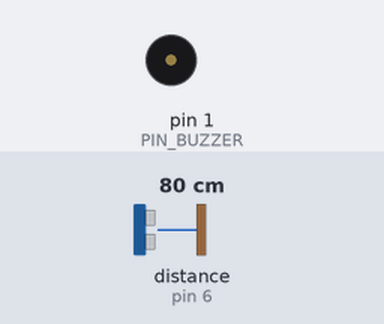
Bench run of a sketch on a simulated Arduino Uno, built with avr-gcc and run on an emulated ATmega328P. On the bench: buzzer (waves = sounding). Wiring (inferred from the names in the program): ultrasonic range finder: trigger pin 7; echo pin 6. The test bench sets the inputs (shaded band); at power-on: distance to the obstacle (sensor on pin 6) 80 cm. The echo pulse lasts 58.3 µs per cm; what the sketch prints to the serial monitor is not drawn.

Above: at 1.2 s.
1.3 s: distance to the obstacle (sensor on pin 6) set to 45 cm
2.8 s: distance to the obstacle (sensor on pin 6) set to 37 cm
At 2.98 s:
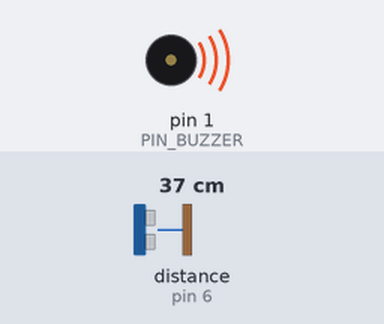
5.8 s: distance to the obstacle (sensor on pin 6) set to 18 cm
7.9 s: distance to the obstacle (sensor on pin 6) set to 14 cm
10.9 s: distance to the obstacle (sensor on pin 6) set to 12 cm
13.9 s: distance to the obstacle (sensor on pin 6) set to 9 cm
At 14.6 s:
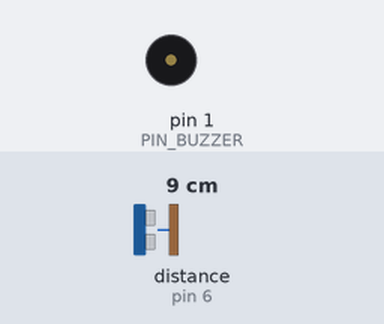
Timing chart, 0 to 16.7 s (numbered marks = the images above; inputs shaded):
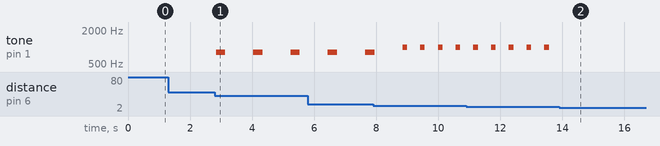

Measured:
- the behaviour switches between 41 and 40 cm on distance to the obstacle (sensor on pin 6) (found by bisection; images 0 and 1)
- the behaviour switches between 11 and 10 cm on distance to the obstacle (sensor on pin 6) (found by bisection; images 1 and 2)
- after the input at 1.3 s, every drawn part: stays the same
- after the input at 2.8 s, tone on pin 1 (PIN_BUZZER): alternates 800 Hz for 0.30 s and silent for 0.90 s, starting at once
- after the input at 13.9 s, tone on pin 1 (PIN_BUZZER): stops changing and stays silent

The sketch:

SistemaAlerta.ino
```cpp
#define PIN_TRIG 7
#define PIN_ECHO 6
#define PIN_BUZZER 1

void setup() {
  Serial.begin(115200);
  pinMode(PIN_TRIG, OUTPUT);
  pinMode(PIN_ECHO, INPUT);
  pinMode(PIN_BUZZER, OUTPUT);
}

void loop() {

  // Envia pulso para iniciar leitura do sensor ultrassônico
  digitalWrite(PIN_TRIG, LOW);
  delayMicroseconds(5);
  digitalWrite(PIN_TRIG, HIGH);
  delayMicroseconds(15);
  digitalWrite(PIN_TRIG, LOW);

  // Mede o tempo de resposta do eco
  long duration = pulseIn(PIN_ECHO, HIGH);

  // Converte o tempo em distância
  int distance = duration / 58;

  // Mostra no monitor serial
  Serial.print("Distância: ");
  Serial.print(distance);
  Serial.println(" cm");


  // Se a distância for menor que 10 cm, simula envio de POST
  if (distance < 10) {

    Serial.println("\n----- SIMULAÇÃO HTTP POST -----");
    delay(300);

    Serial.println("POST /api/acidente HTTP/1.1");
    delay(200);

    Serial.println("Host: servidor.com");
    delay(200);

    Serial.println("Content-Type: application/json");
    delay(200);

    Serial.println("Content-Length: 52");
    delay(300);

    Serial.println();
    Serial.println("{");
    delay(200);

    Serial.println("  \"alerta\": \"Possivel acidente detectado\",");
    delay(300);

    Serial.println("  \"sensor\": \"ultrassom\"");
    delay(200);

    Serial.println("}");
    delay(300);

    Serial.println("ERRO: Sem conexão – requisição não enviada");
    Serial.println("--------------------------------\n");

    // Delay maior entre alertas simulados
    delay(2500);
  }

  //----------------------------------------------------
  // LÓGICA DO BUZZER
  //----------------------------------------------------

  // Caso esteja MUITO perto (menos de 15 cm e maior que 0)
  if(distance < 15 && distance > 0) {
    tone(PIN_BUZZER, 1000);
    delay(150);
    noTone(PIN_BUZZER);
    delay(120);

    Serial.println("Buzzer vibrando rápido (ALERTA URGENTE)");
    delay(300);
  }

  // Caso esteja perto, porém mais seguro (15–40 cm)
  else if(distance < 40 && distance > 0) {
    tone(PIN_BUZZER, 800);
    delay(300);
    noTone(PIN_BUZZER);
    delay(500);

    Serial.println("Buzzer vibrando moderado (ALERTA LEVE)");
    delay(400);
  }

  // Caso esteja longe e seguro (+40 cm)
  else {
    noTone(PIN_BUZZER);
    Serial.println("Sem alerta – ambiente seguro");
    delay(400);
  }

}
```
